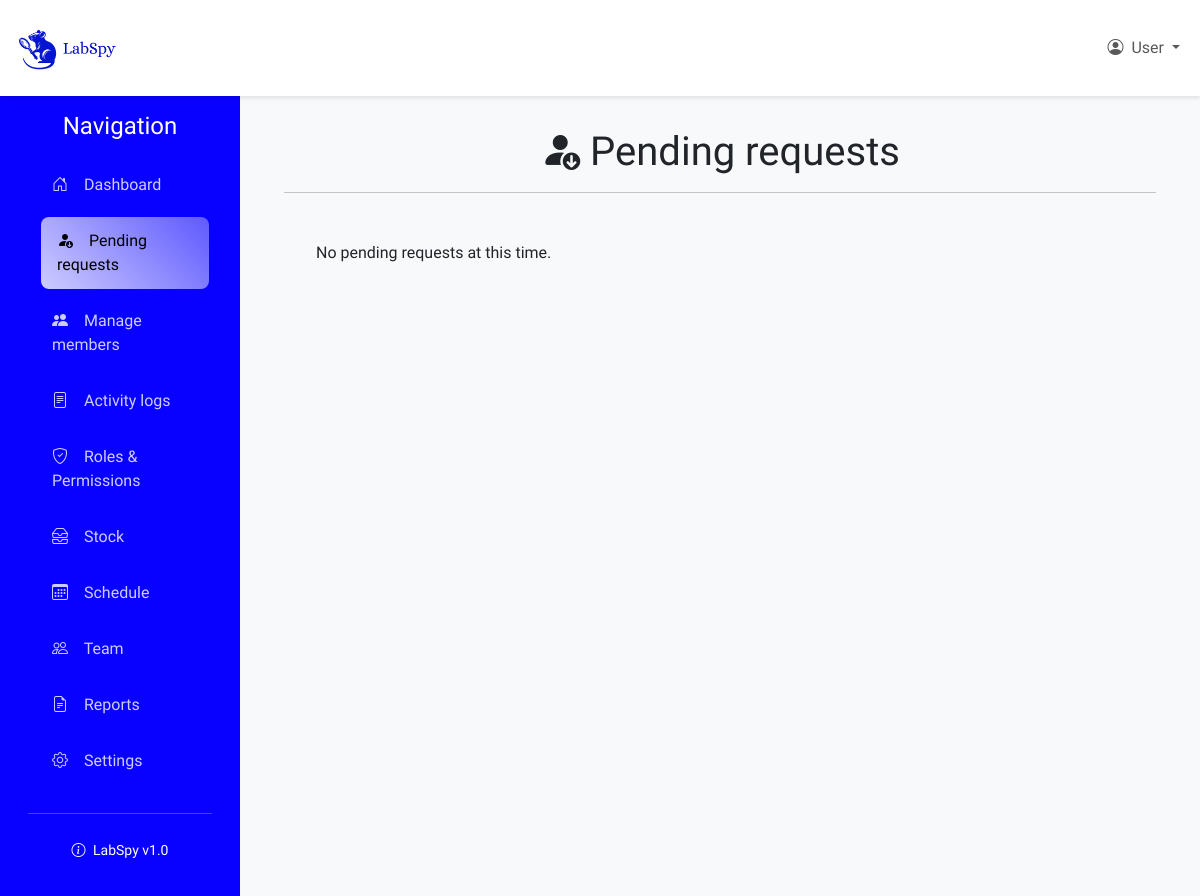
Before: /labspaces/lab/E5PW8A/pending_requests/ (signed in) with the older database file.
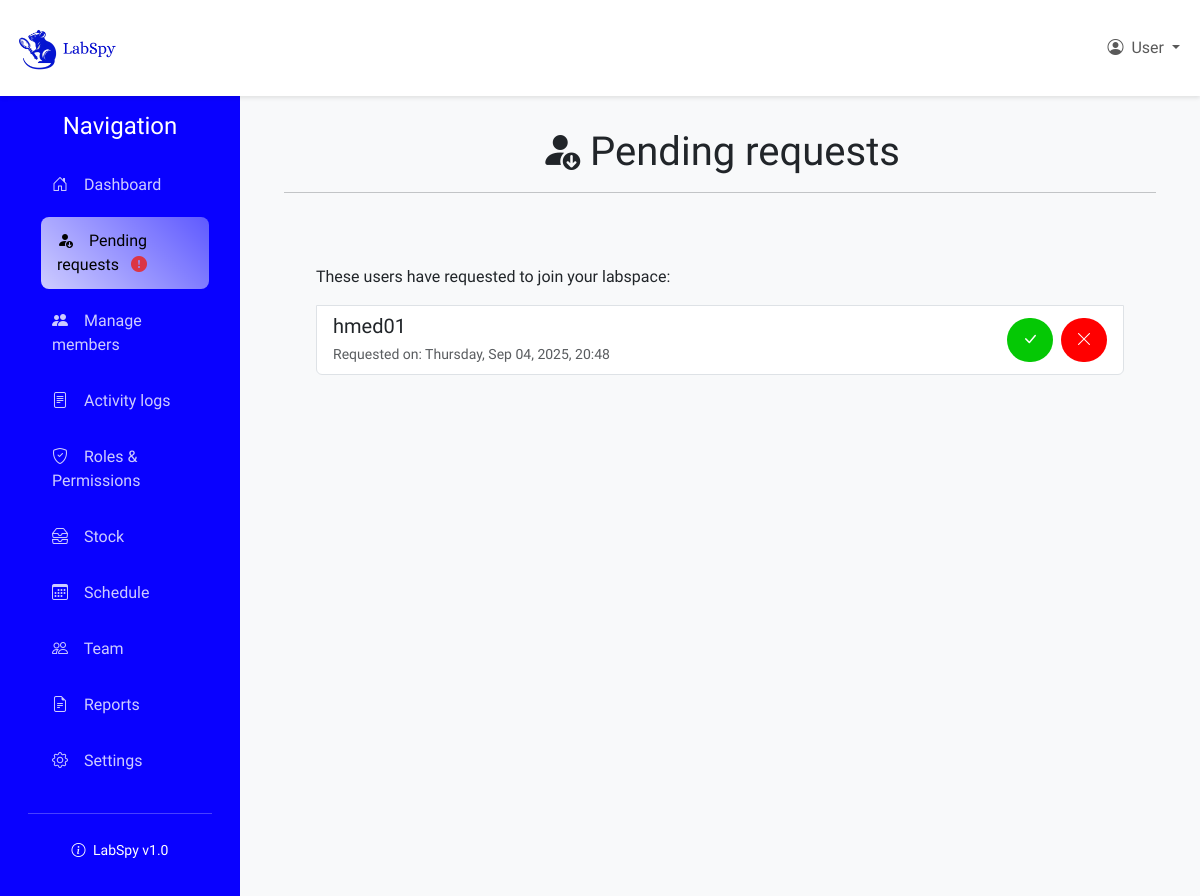
After: the same page with the newer database file.
### labspaces/models.py (models this page shows, shortened)
class LabMembership(models.Model):
    lab = models.ForeignKey(Lab, on_delete=models.CASCADE)
    user = models.ForeignKey(CustomUser, on_delete=models.CASCADE)
    role = models.ForeignKey(Role, default=1, on_delete=models.SET_DEFAULT)
    created_at = models.DateTimeField(auto_now_add=True)
    class Meta:
        unique_together = ('lab', 'user')

### users/models.py (models this page shows)
class CustomUser(AbstractUser):
    phone_number = models.CharField(max_length=8, blank=True, null=True)
    date_joined = models.DateTimeField(auto_now_add=True, null=True, blank=True)

### labspaces/views.py (the view)
# urls.py: path('lab/<str:code>/pending_requests/', views.pending_requests, name='pending_requests'),
@login_required
def pending_requests(request, code):
    if not is_lab_admin(request.user, code):
        return HttpResponseForbidden("You are not authorized to view this page")
    try:
        labspace = Lab.objects.get(code=code)
        pending_requests = LabMembership.objects.filter(lab=labspace, role__name='pending', role__is_default=True)
        return render(request, 'labspaces/admin-pending-requests.html', {
            'pending_requests': pending_requests,
            'labspace': labspace
        })
    except Lab.DoesNotExist:
        raise Http404("Lab not found")

### labspaces/context_processors.py (called while the page is built)
def lab_admin_status(request):
    context = {'user_is_admin': False, 'current_lab': None}
    if request.user.is_authenticated:
        try:
            lab_code = get_lab_code_from_url(request)
            if lab_code != "":
                try:
                    lab = Lab.objects.get(code=lab_code)
                    owner_role = Role.objects.get(name='owner', is_default=True, lab__isnull=True)
                    is_admin = LabMembership.objects.filter(
                        lab=lab,
                        user=request.user,
                        role=owner_role
                    ).exists()
                    if is_admin:
                        context['user_is_admin'] = True
                        context['current_lab'] = lab
                except Lab.DoesNotExist:
                    pass
        except Exception as e:
            pass
    return context

### labspaces/models.py (called while the page is built)
    def has_pending_requests(self):
        try:
            pending_role = Role.objects.get(name='pending', is_default=True, lab__isnull=True)
            return LabMembership.objects.filter(lab=self, role=pending_role).exists()
        except Role.DoesNotExist:
            return False

### labspaces/templates/labspaces/admin-pending-requests.html (shortened to what this page needs)
{% extends 'labspaces/lab_layout.html' %}
{% block content %}
    <h1 class="text-center"><i class="bi bi-person-fill-down"></i> Pending requests</h1>
    <hr>
    <div class="content-wrapper">
        {% if pending_requests %}
            <div class="list-group mt-4">
                <p>These users have requested to join your labspace:</p>
                {% for request in pending_requests %}
                    <div class="list-group-item">
                        <div class="d-flex justify-content-between align-items-center">
                            <div>
                                <h5 class="mb-1">{{ request.user.username }}</h5>
                                <small class="text-muted">Requested on: {{ request.created_at|date:"l, M d, Y, H:i" }}</small>
                            </div>
                            <div class="d-inline-flex gap-2">
                                <form action="{% url 'labspaces:accept_request' %}" method="post">
                                    <button type="submit" class="btn-1 accept-btn"><i class="bi bi-check-lg"></i></button>
                                </form>
                                <form action="{% url 'labspaces:reject_request' %}" method="post">
                                    <button type="submit" class="btn-1 reject-btn"><i class="bi bi-x-lg"></i></button>
                                </form>
                            </div>
                        </div>
                    </div>
                {% endfor %}
            </div>
        {% else %}
            <p>No pending requests at this time.</p>
        {% endif %}
    </div>
{% endblock %}

Changed rows visible on the page:
now on this page (row edited): LabMembership: user.username "hmed01", created_at "Thursday, Sep 04, 2025, 20:48"
Other visible differences:
text no longer shown: "No pending requests at this time."
text now shown: "These users have requested to join your labspace:"
